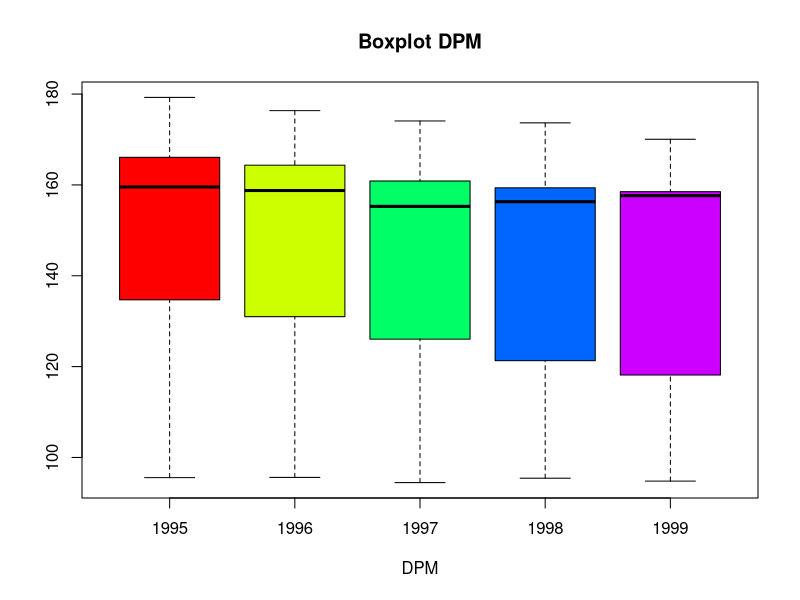
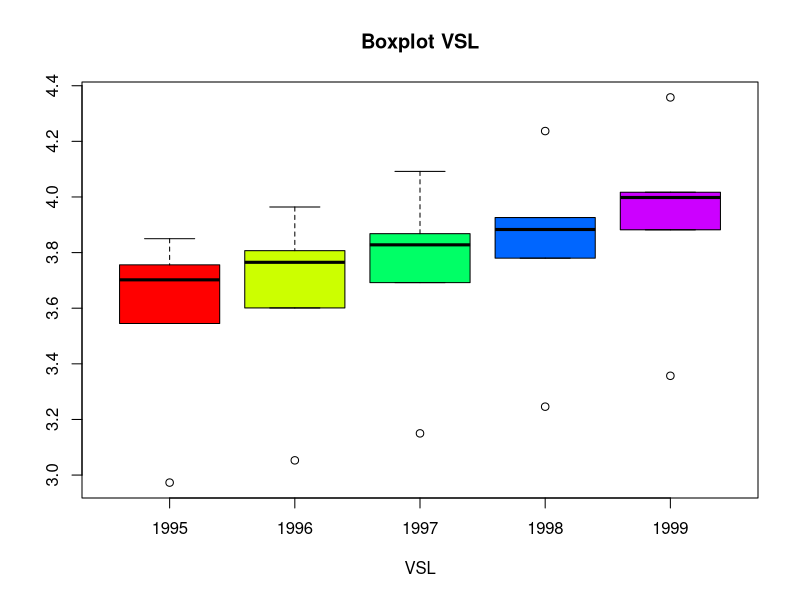
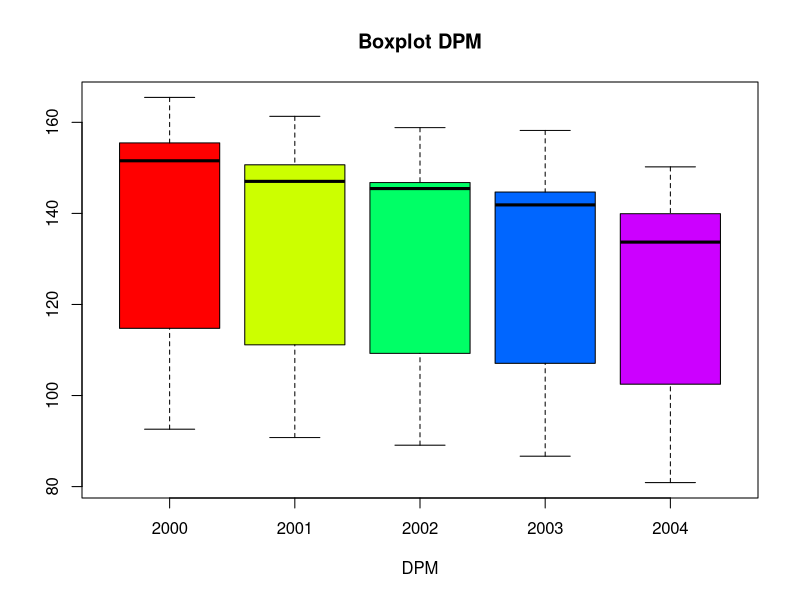
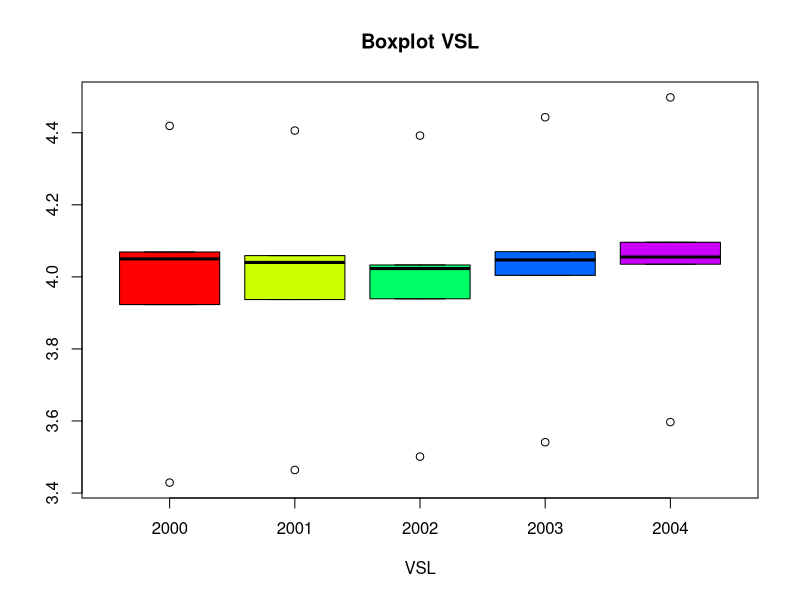
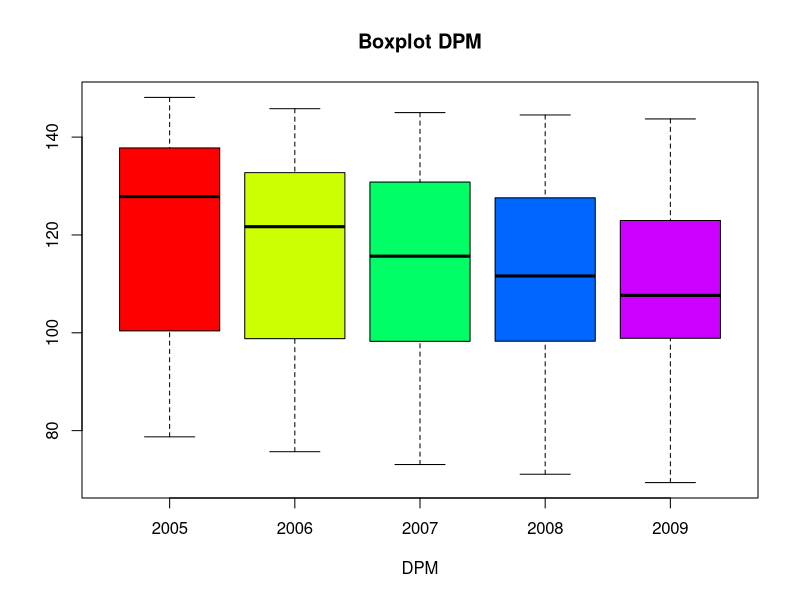
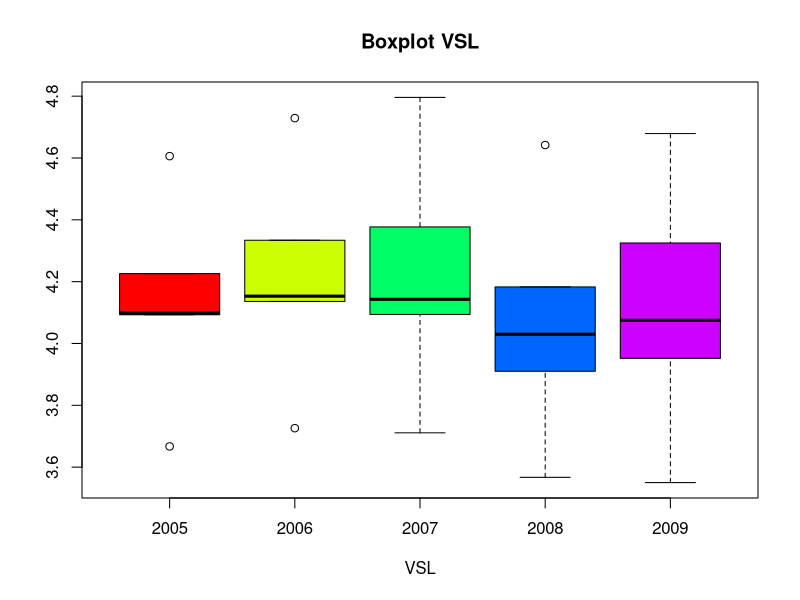
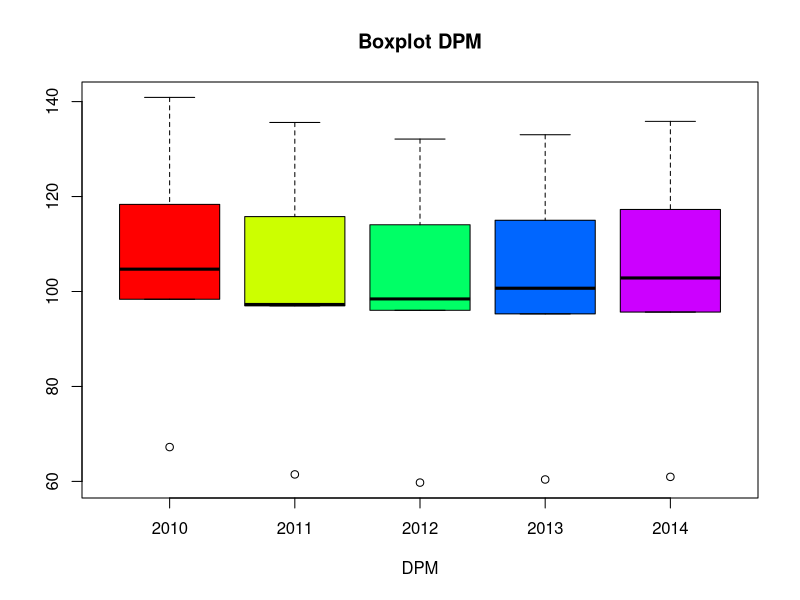
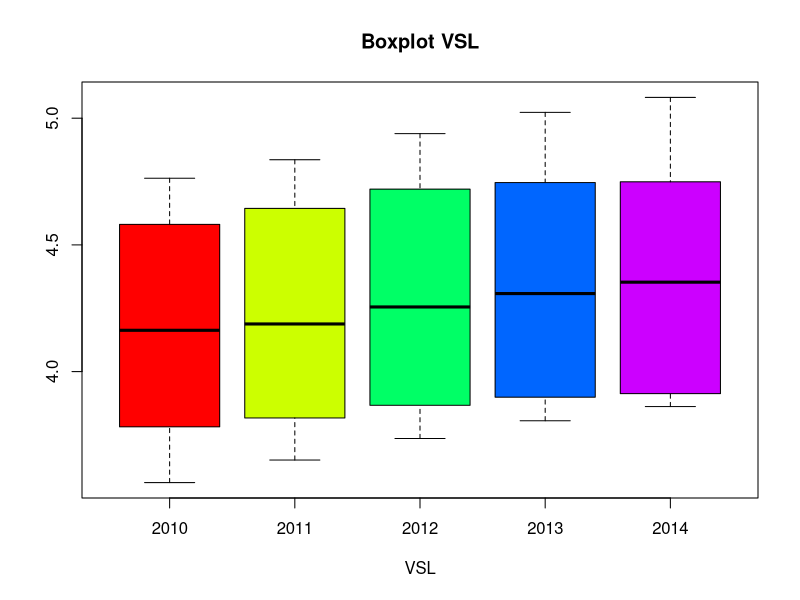

Write the R code that produced these figures, in order.
install.packages('readxl')
library(readxl)

#---- CARICO I DATASET ----

pathGitProject_Gio = "C:/Users/user/Desktop/Magistrale/Statistica e Analisi dei Dati/SAD_Project"
setwd(pathGitProject_Gio)

#pathGitProject_Ciro = "C:/Users/UTENTE/git/SAD_Project"
#setwd(pathGitProject_Ciro)

mydata = read_xlsx('./Datasets/PIL/Complete_PIL.xlsx', 1)
data = as.matrix(mydata)

mydata15 = read_xlsx('./Datasets/PIL/less15.xlsx', 1)
data15 = as.matrix(mydata15)

mydataComp = read_xlsx('./Datasets/PIL/15-64.xlsx', 1)
dataComp = as.matrix(mydataComp)

mydata64 = read_xlsx('./Datasets/PIL/64.xlsx', 1)
data64 = as.matrix(mydata64)

#---- DAI DATASET COSTRUISCO LE MATRICI ----

# In questo file ci sono i TOP 5 Paesi per PIL

# Creo le matrici con i dati

dataset = matrix( as.double(matrix(data[,-1],nrow=5)) , nrow=5)

dataset15 = matrix( as.double(matrix(data15[,-1],nrow=5)) , nrow=5)

datasetComp = matrix( as.double(matrix(dataComp[,-1],nrow=5)) , nrow=5)

dataset64 = matrix( as.double(matrix(data64[,-1],nrow=5)) , nrow=5)

# Rimuovo gli anni che non esaminiamo

dataset=dataset[,-c(1:10,43:50)]

dataset15=dataset15[,-c(1:10,43:50)]

datasetComp=datasetComp[,-c(1:10,43:50)]

dataset64=dataset64[,-c(1:10,43:50)]

# Definisco i nomi delle Righe

countries = c("Francia", "Germania", "Italia", "Paesi Bassi", "Spagna")
rownames(dataset) = countries
rownames(dataset15) = countries
rownames(datasetComp) = countries
rownames(dataset64) = countries

# Divido i dataset in 2 matrici, una per variabile

D_Index = seq(1,42, by=2) # Definisco gli indici
V_Index = seq(2,42, by=2) # D = DPM, V = VSL

D_dataset = dataset[, D_Index]
V_dataset = dataset[, V_Index]

D_dataset15 = dataset15[, D_Index]
V_dataset15 = dataset15[, V_Index]

D_datasetComp = datasetComp[, D_Index]
V_datasetComp = datasetComp[, V_Index]

D_dataset64 = dataset64[, D_Index]
V_dataset64 = dataset64[, V_Index]

# Assegno nomi alle colonne

years = seq(1995,2015)

colnames(D_dataset) = years
colnames(V_dataset) = years

colnames(D_dataset15) = years
colnames(V_dataset15) = years

colnames(D_datasetComp) = years
colnames(V_datasetComp) = years

colnames(D_dataset64) = years
colnames(V_dataset64) = years

#---- CALCOLO INDICI CENTRALITÀ e DISPERSIONE ----

D_min = min(D_dataset)
V_min = min(V_dataset)

D_max = max(D_dataset)
V_max = max(V_dataset)

D_mean = mean(D_dataset)
V_mean = mean(V_dataset)

D_median = median(D_dataset)
V_median = median(V_dataset)

D_cdv = D_max - D_min #Campo di Variazione
V_cdv = V_max - V_min

resume = rbind(c(D_min,D_max,D_cdv,D_mean,D_median),c(V_min,V_max,V_cdv,V_mean,V_median))
colnames(resume) = c("MIN", "MAX", "CdV", "MEAN", "MEDIAN")
rownames(resume) = c("DPM","VSL")
View(resume)

# Differenza interquartilica: meno sensibile a val estremi
D_diffInterq = unname(quantile(sort(D_dataset), probs = 0.75)) - unname(quantile(sort(D_dataset), probs = 0.25))
V_diffInterq = unname(quantile(sort(V_dataset), probs = 0.75)) - unname(quantile(sort(V_dataset), probs = 0.25))

# Varianza per tutto dataset
D_var = var(as.vector(D_dataset))
V_var = var(as.vector(V_dataset))

# Varianza per colonne (Forse ha più senso farlo per colonne, ragioniamoci bene)
D_var_col = apply(D_dataset, 2, var)
V_var_col = apply(D_dataset, 2, var)

# Deviazione Standard totale: valore differisce dalla media aritmetica dei valori, in media quadratica di: x
D_sd = sd(D_dataset)
V_sd = sd(V_dataset)

resume = rbind(c(D_var,D_sd),c(V_var,V_sd))
colnames(resume) = c("VAR", "SD")
rownames(resume) = c("DPM","VSL")
View(resume)

# CV

cv <- function (data){
  sd(data)/abs(mean(data))
}

cv(D_dataset["Italia",])
cv(D_dataset["Germania",])
cv(D_dataset["Francia",])
cv(D_dataset["Paesi Bassi",])
cv(D_dataset["Spagna",])
cv(D_dataset)

cv(V_dataset["Italia",])
cv(V_dataset["Germania",])
cv(V_dataset["Francia",])
cv(V_dataset["Paesi Bassi",])
cv(V_dataset["Spagna",])
cv(V_dataset)

#---- QUARTILI ----

# Funzione che crea un grafico con i boxplot di 5 anni consecutivi
f_quantili = function (x){
  D_quantile1 = quantile(sort(D_dataset[,x]))
  D_quantile2 = quantile(sort(D_dataset[,x+1]))
  D_quantile3 = quantile(sort(D_dataset[,x+2]))
  D_quantile4 = quantile(sort(D_dataset[,x+3]))
  D_quantile5 = quantile(sort(D_dataset[,x+4]))
  
  V_quantile1 = quantile(sort(V_dataset[,x+1]))
  V_quantile2 = quantile(sort(V_dataset[,x+2]))
  V_quantile3 = quantile(sort(V_dataset[,x+3]))
  V_quantile4 = quantile(sort(V_dataset[,x+4]))
  V_quantile5 = quantile(sort(V_dataset[,x+5]))
  
  boxplot(D_quantile1,D_quantile2,D_quantile3,D_quantile4,D_quantile5,
          main="Boxplot DPM", xlab="DPM", names=c(1994+x):(1998+x), col=rainbow(5))
  boxplot(V_quantile1,V_quantile2,V_quantile3,V_quantile4,V_quantile5,
          main="Boxplot VSL", xlab="VSL", names=c(1994+x):(1998+x), col=rainbow(5))
}

f_quantili(1)
f_quantili(6)
f_quantili(11)
f_quantili(16)

#---- FdDC - Funzione di Distribuzione Empirica Continua ITALIA ----

f_FdDC = function(x){
  
  #DPM
  
  min_D_It <- min(D_dataset[x,])
  max_D_It <- max(D_dataset[x,])
  classi_D_IT = c(min_D_It, min_D_It+(max_D_It-min_D_It)/5, min_D_It+2*(max_D_It-min_D_It)/5, 
                  min_D_It+3*(max_D_It-min_D_It)/5, min_D_It+4*(max_D_It-min_D_It)/5, max_D_It)
  
  freqrel_IT <- table(D_dataset[x,])/length(D_dataset[x,])
  
  freqrel_D_IT <- table(cut(D_dataset[x,], breaks = classi_D_IT, right=FALSE))/length(D_dataset[x,])
  
  Fcum_IT <- cumsum(freqrel_D_IT)
  
  Fcum_IT[5] = Fcum_IT[5] + freqrel_IT[length(freqrel_D_IT)]
  
  plot(Fcum_IT, type="b", main=paste("FdDC - DPM",x, sep = " "))
  
  #VSL
  min_D_It <- min(V_dataset[x,])
  max_D_It <- max(V_dataset[x,])
  classi_D_IT = c(min_D_It, min_D_It+(max_D_It-min_D_It)/5, min_D_It+2*(max_D_It-min_D_It)/5, 
                  min_D_It+3*(max_D_It-min_D_It)/5, min_D_It+4*(max_D_It-min_D_It)/5, max_D_It)
  
  freqrel_IT <- table(V_dataset[x,])/length(V_dataset[x,])
  
  freqrel_D_IT <- table(cut(V_dataset[x,], breaks = classi_D_IT, right=FALSE))/length(V_dataset[x,])
  
  Fcum_IT <- cumsum(freqrel_D_IT)
  
  Fcum_IT[5] = Fcum_IT[5] + freqrel_IT[length(freqrel_D_IT)]
  
  plot(Fcum_IT, type="b", main=paste("FdDC - VSL",x, sep = " "))
}

f_FdDC("Italia")
f_FdDC("Germania")
f_FdDC("Francia")
f_FdDC("Spagna")
f_FdDC("Paesi Bassi")

#---- DEFINISCO SERIE TEMPORALI, SEPARATAMENTE ITALIA ED EUROPA ----

#DPM
serieD_IT = ts(D_dataset["Italia",])
serieD_GE = ts(D_dataset["Germania",])
serieD_FR = ts(D_dataset["Francia",])
serieD_PB = ts(D_dataset["Paesi Bassi",])
serieD_SP = ts(D_dataset["Spagna",])
serieD = data.frame(serieD_IT, serieD_GE,serieD_FR,serieD_PB,serieD_SP)
serieD = ts(serieD, start = 1995, frequency = 1)
plot.ts(serieD, plot.type = "single", col = rainbow(5), xlab="", ylab="DPM",
        main="Valori DPM dal 1995 al 2015", type="b", pch=20, bty="l")
grid()
legend("topright",c("Italia","Germania","Francia","Paesi Bassi","Spagna"),pch=c(20,20),col=rainbow(5))

#VSL
serieV_IT = ts(V_dataset["Italia",])
serieV_GE = ts(V_dataset["Germania",])
serieV_FR = ts(V_dataset["Francia",])
serieV_PB = ts(V_dataset["Paesi Bassi",])
serieV_SP = ts(V_dataset["Spagna",])
serieV = data.frame(serieV_IT, serieV_GE,serieV_FR,serieV_PB,serieV_SP)
serieV = ts(serieV, start = 1995, frequency = 1)
plot.ts(serieV, plot.type = "single", col = rainbow(5), xlab="", ylab="VSL",
        main="Valori VSL dal 1995 al 2015", type="b", pch=20, bty="l")
grid()
legend("topleft",c("Italia","Germania","Francia","Paesi Bassi","Spagna"),pch=c(20,20),col=rainbow(5))

#---- DEFINISCO LE CLASSI ----

#CREO LE SUDDIVISIONI
labels_classi = c("Very Low", "Low", "Medium", "High", "Very High")
classi_D = c(D_min, D_min+(D_max-D_min)/5, D_min+2*(D_max-D_min)/5, 
             D_min+3*(D_max-D_min)/5, D_min+4*(D_max-D_min)/5, D_max)
classi_V = c(V_min, V_min+(V_max-V_min)/5, V_min+2*(V_max-V_min)/5, 
             V_min+3*(V_max-V_min)/5, V_min+4*(V_max-V_min)/5, V_max)

#---- GRAFICO A BARRE SOVRAPPOSTE ----
install.packages("ggplot2")
library(ggplot2)

# DPL

#1995-2004 ITALIA
anni=1995:2014
classi=rep(c("15 -","15 + & 64 -","64+"),20)
DPM=cbind(D_dataset15["Italia",1:20], D_datasetComp["Italia",1:20], D_dataset64["Italia",1:20])
DPM=c(t(DPM))
df=data.frame(anni, classi, DPM)
ggplot(df, aes(fill=classi, y=DPM, x=anni)) + 
  geom_bar(position="dodge", stat="identity", width=0.8,
           alpha=0.7, colour="black") + 
  ggtitle("Grafico delle Frequenze","DPM per Classi di Età (1995 - 2004) - ITALIA") + 
  theme(panel.background = element_blank(), axis.line = element_line(colour = "black"))

#1995-2004 
anni=1995:2004
classi=rep(c("<15",">15 & <64",">64"),10)
DPM=cbind(apply(D_dataset15[,1:10],2,mean),
          apply(D_datasetComp[,1:10],2,mean),apply(D_dataset64[,1:10],2,mean))
DPM=c(t(DPM))
df=data.frame(anni, classi, DPM)
ggplot(df, aes(fill=classi, y=DPM, x=anni)) + 
  geom_bar(position="dodge", stat="identity", width=0.8,
           alpha=0.7, colour="black") + 
  ggtitle("Grafico delle Frequenze","DPM per Classi di Età (1995 - 2004)") + 
  theme(panel.background = element_blank(), axis.line = element_line(colour = "black"))

#2005-2014
anni=2005:2014
classi=rep(c("<15",">15 & <64",">64"),10)
DPM=cbind(apply(D_dataset15[,11:20],2,mean),
          apply(D_datasetComp[,11:20],2,mean),apply(D_dataset64[,11:20],2,mean))
DPM=c(t(DPM))
df=data.frame(anni, classi, DPM)
ggplot(df, aes(fill=classi, y=DPM, x=anni)) + 
  geom_bar(position="dodge", stat="identity", width=0.8,
           alpha=0.7, colour="black") + 
  ggtitle("Grafico delle Frequenze","DPM per Classi di Età (2005 - 2014)") + 
  theme(panel.background = element_blank(), axis.line = element_line(colour = "black"))

# VSL

#1995-2004
anni=1995:2004
classi=rep(c("<15",">15 & <64",">64"),10)
VSL=cbind(apply(V_dataset15[,1:10],2,mean),
          apply(V_datasetComp[,1:10],2,mean),apply(V_dataset64[,1:10],2,mean))
VSL=c(t(VSL))
df=data.frame(anni, classi, VSL)
ggplot(df, aes(fill=classi, y=VSL, x=anni)) + 
  geom_bar(position="dodge", stat="identity", width=0.8,
           alpha=0.7, colour="black") + 
  ggtitle("Grafico delle Frequenze","VSL per Classi di Età (1995 - 2004)") + 
  theme(panel.background = element_blank(), axis.line = element_line(colour = "black")) + 
  scale_fill_manual(values = c("<15" = "lightgreen", ">15 & <64" = "orange", ">64" = "red"))

#2005-2014
anni=2005:2014
classi=rep(c("<15",">15 & <64",">64"),10)
VSL=cbind(apply(V_dataset15[,1:10],2,mean),
          apply(V_datasetComp[,1:10],2,mean),apply(V_dataset64[,1:10],2,mean))
VSL=c(t(VSL))
df=data.frame(anni, classi, VSL)
ggplot(df, aes(fill=classi, y=VSL, x=anni)) + 
  geom_bar(position="dodge", stat="identity", width=0.8,
           alpha=0.7, colour="black") + 
  ggtitle("Grafico delle Frequenze","VSL per Classi di Età (2005 - 2014)") + 
  theme(panel.background = element_blank(), axis.line = element_line(colour = "black"))

